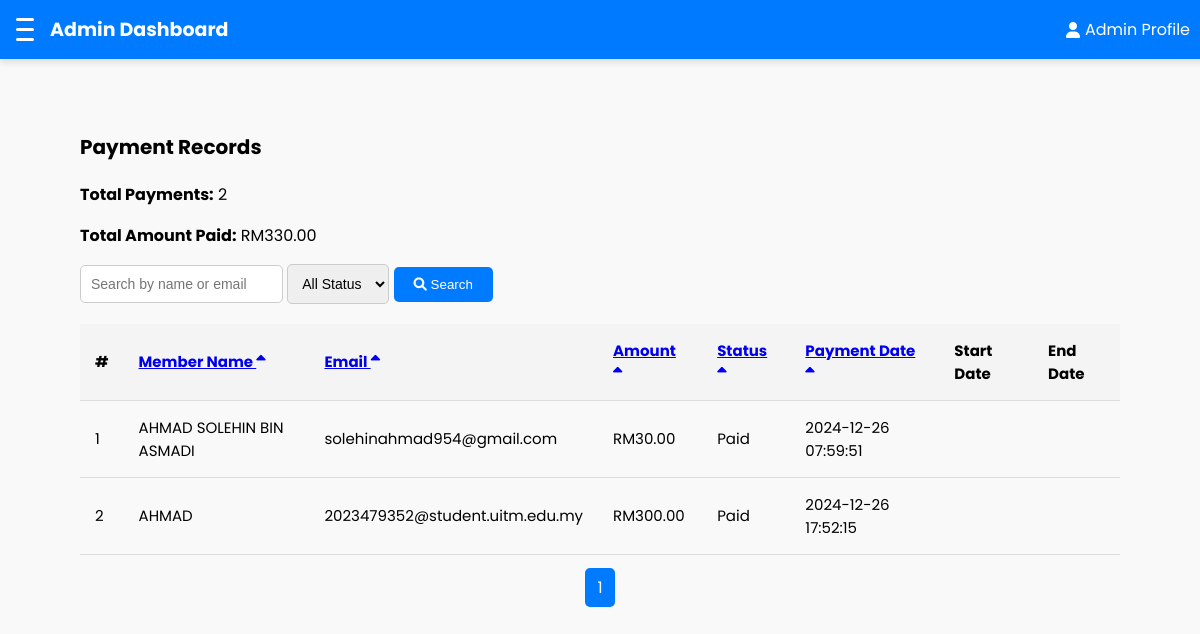
The page /admin/payments.php (signed in) on the database its author committed.
### tables this page shows
CREATE TABLE `payments` (
  `id` int(11) NOT NULL,
  `member_id` int(11) NOT NULL,
  `payment_status` enum('paid','unpaid') DEFAULT 'unpaid',
  `amount` decimal(10,2) DEFAULT NULL,
  `payment_date` timestamp NOT NULL DEFAULT current_timestamp()
);

CREATE TABLE `members` (
  `id` int(11) NOT NULL,
  `name` varchar(255) NOT NULL,
  `gender` enum('male','female') NOT NULL,
  `status` enum('active','inactive') NOT NULL DEFAULT 'inactive',
  `email` varchar(255) NOT NULL,
  `password` varchar(255) NOT NULL,
  `phone` varchar(20) DEFAULT NULL,
  `address` text DEFAULT NULL,
  `created_at` timestamp NOT NULL DEFAULT current_timestamp()
);

### admin/payments.php (the view, shortened to what this page needs)
<?php
include '../includes/db.php';
$search = isset($_GET['search']) ? $_GET['search'] : '';
$status_filter = isset($_GET['status']) ? $_GET['status'] : '';
$page = isset($_GET['page']) ? (int)$_GET['page'] : 1;
$limit = 10;
$offset = ($page - 1) * $limit;
$sort_column = isset($_GET['sort']) ? $_GET['sort'] : 'payment_date';
$sort_order = isset($_GET['order']) && $_GET['order'] === 'desc' ? 'desc' : 'asc';
$query = "
    SELECT payments.*, members.name, members.email, member_packages.start_date, member_packages.end_date
    FROM payments
    JOIN members ON payments.member_id = members.id
    LEFT JOIN member_packages ON payments.member_id = member_packages.member_id
    WHERE (members.name LIKE '%$search%' OR members.email LIKE '%$search%')";
$query .= " ORDER BY $sort_column $sort_order LIMIT $limit OFFSET $offset";
$result = $conn->query($query);
$total_query = "
    SELECT COUNT(*) as total
    FROM payments
    JOIN members ON payments.member_id = members.id
    WHERE (members.name LIKE '%$search%' OR members.email LIKE '%$search%')";
$total_result = $conn->query($total_query);
$total_payments = $total_result->fetch_assoc()['total'];
$total_pages = ceil($total_payments / $limit);
$summary_query = "SELECT SUM(amount) AS total_paid, COUNT(*) AS total_payments
                  FROM payments WHERE payment_status = 'paid'";
$summary_result = $conn->query($summary_query);
$summary_data = $summary_result->fetch_assoc();
$total_paid = $summary_data['total_paid'] ?? 0;
$total_payment_count = $summary_data['total_payments'] ?? 0;
$next_order = $sort_order === 'asc' ? 'desc' : 'asc';
?>
<!DOCTYPE html>
<html lang="en">
<head>
    <link rel="stylesheet" href="../css/admin.css">
    <link rel="stylesheet" href="https://cdnjs.cloudflare.com/ajax/libs/font-awesome/6.0.0/css/all.min.css">
</head>
<body>
<header>
    <nav class="navbar">
        <div class="navbar-left">
            <button class="hamburger" id="hamburger-menu">
                <span class="bar"></span>
                <span class="bar"></span>
                <span class="bar"></span>
            </button>
            <a href="dashboard.php" class="logo">Admin Dashboard</a>
        </div>
        <div class="profile">
            <a href="profile.php"><i class="fas fa-user"></i> Admin Profile</a>
        </div>
    </nav>
</header>
<div class="dashboard-container">
    <main class="main-content">
        <div class="container">
            <h2>Payment Records</h2>
            <div class="summary">
                <p><strong>Total Payments:</strong> <?php echo $total_payment_count; ?></p>
                <p><strong>Total Amount Paid:</strong> RM<?php echo number_format($total_paid, 2); ?></p>
            </div>
            <div class="search-filter">
                <form method="GET">
                    <input type="text" name="search" placeholder="Search by name or email" value="<?php echo $search; ?>">
                    <select name="status">
                        <option value="">All Status</option>
                    </select>
                    <button type="submit"><i class="fas fa-search"></i> Search</button>
                </form>
            </div>
            <table>
                <thead>
                    <tr>
                        <th>#</th>
                        <th class="sortable"><a href="?search=<?php echo $search; ?>&status=<?php echo $status_filter; ?>&sort=name&order=<?php echo $next_order; ?>">Member Name <i class="fas fa-sort-<?php echo $sort_column === 'name' ? $sort_order : 'asc'; ?>"></i></a></th>
                        <th class="sortable"><a href="?search=<?php echo $search; ?>&status=<?php echo $status_filter; ?>&sort=email&order=<?php echo $next_order; ?>">Email <i class="fas fa-sort-<?php echo $sort_column === 'email' ? $sort_order : 'asc'; ?>"></i></a></th>
                        <th class="sortable"><a href="?search=<?php echo $search; ?>&status=<?php echo $status_filter; ?>&sort=amount&order=<?php echo $next_order; ?>">Amount <i class="fas fa-sort-<?php echo $sort_column === 'amount' ? $sort_order : 'asc'; ?>"></i></a></th>
                        <th class="sortable"><a href="?search=<?php echo $search; ?>&status=<?php echo $status_filter; ?>&sort=payment_status&order=<?php echo $next_order; ?>">Status <i class="fas fa-sort-<?php echo $sort_column === 'payment_status' ? $sort_order : 'asc'; ?>"></i></a></th>
                        <th class="sortable"><a href="?search=<?php echo $search; ?>&status=<?php echo $status_filter; ?>&sort=payment_date&order=<?php echo $next_order; ?>">Payment Date <i class="fas fa-sort-<?php echo $sort_column === 'payment_date' ? $sort_order : 'asc'; ?>"></i></a></th>
                        <th>Start Date</th>
                        <th>End Date</th>
                    </tr>
                </thead>
                <tbody>
                    <?php if ($result->num_rows > 0): ?>
                        <?php $counter = $offset + 1; ?>
                        <?php while ($row = $result->fetch_assoc()): ?>
                            <tr>
                                <td><?php echo $counter++; ?></td>
                                <td><?php echo $row['name']; ?></td>
                                <td><?php echo $row['email']; ?></td>
                                <td>RM<?php echo number_format($row['amount'], 2); ?></td>
                                <td><?php echo ucfirst($row['payment_status']); ?></td>
                                <td><?php echo $row['payment_date']; ?></td>
                                <td><?php echo $row['start_date']; ?></td>
                                <td><?php echo $row['end_date']; ?></td>
                            </tr>
                        <?php endwhile; ?>
                    <?php else: ?>
                        <tr>
                            <td colspan="8" style="text-align: center;">No payment records found.</td>
                        </tr>
                    <?php endif; ?>
                </tbody>
            </table>
            <div class="pagination">
                <?php for ($i = 1; $i <= $total_pages; $i++): ?>
                    <a href="?search=<?php echo $search; ?>&status=<?php echo $status_filter; ?>&page=<?php echo $i; ?>" class="<?php echo $i === $page ? 'active' : ''; ?>"><?php echo $i; ?></a>
                <?php endfor; ?>
            </div>
        </div>
    </main>
</div>
</body>
</html>

### css/admin.css (style rules this page uses)
body { font-family: Poppins, sans-serif; margin: 0; padding: 0; background-color: #f9f9f9; }
.dashboard-container { display: flex; min-height: 100vh; }
.navbar { background-color: #007bff; display: flex; justify-content: space-between; align-items: center; padding: 15px 10px; position: fixed; top: 0; left: 0; width: 100%; z-index: 1000; box-shadow: 0 4px 6px rgba(0, 0, 0, 0.1); }
.navbar-left { display: flex; align-items: center; gap: 10px; }
.navbar .profile { display: flex; align-items: center; gap: 20px; margin-right: 20px; }
.navbar .profile a { color: white; text-decoration: none; font-size: 16px; display: flex; align-items: center; gap: 5px; transition: color 0.3s; }
.hamburger { background: none; border: none; cursor: pointer; display: flex; flex-direction: column; justify-content: space-between; width: 30px; height: 25px; transition: all 0.3s ease; }
.hamburger .bar { height: 3px; width: 100%; background-color: white; border-radius: 2px; transition: transform 0.3s ease, opacity 0.3s ease; }
.logo { font-size: 19px; font-weight: bold; color: white; text-decoration: none; }
.profile { display: flex; gap: 15px; align-items: center; }
.profile a { color: white; text-decoration: none; font-size: 16px; transition: color 0.3s; }
.main-content { margin-top: 5px; padding: 20px; transition: margin-left 0.3s ease; }
.main-content { flex: 1; padding: 70px 40px; background-color: #f9f9f9; }
h2 { font-size: 20px; margin-bottom: 20px; }
.dashboard-container { display: flex; flex-direction: column; gap: 30px; padding: 20px; }

### admin/payments.php (style rules this page uses)
.container { padding: 20px; }
.search-filter { display: flex; justify-content: space-between; margin-bottom: 20px; }
.search-filter input, .search-filter select { padding: 10px; font-size: 14px; border: 1px solid #ccc; border-radius: 5px; }
.search-filter button { padding: 10px 20px; background-color: #007bff; color: white; border: none; border-radius: 5px; cursor: pointer; }
table { width: 100%; border-collapse: collapse; }
table th, table td { text-align: left; padding: 15px; border-bottom: 1px solid #ddd; font-size: 15px; }
table th { background-color: #f4f4f4; font-weight: bold; }
.pagination { margin-top: 20px; text-align: center; }
.pagination a { padding: 8px 12px; text-decoration: none; border: 1px solid #ddd; margin: 0 5px; border-radius: 5px; color: #007bff; }
.pagination a.active { background-color: #007bff; color: white; border: none; }

### rows shown on the page
payments: member.name "AHMAD SOLEHIN BIN ASMADI", member.email "solehinahmad954@gmail.com", amount "30.00", payment_status "Paid", payment_date "2024-12-26 07:59:51"
payments: member.name "AHMAD", member.email "2023479352@student.uitm.edu.my", amount "300.00", payment_status "Paid", payment_date "2024-12-26 17:52:15"

### other values the page prints
$total_payment_count "2"
$total_paid "330.00"
